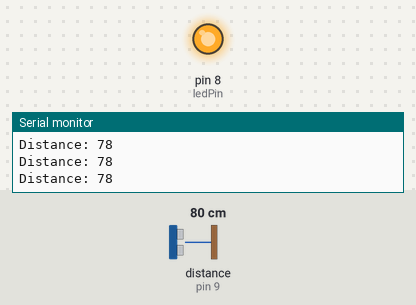
A sketch run on a simulated Arduino Uno, built with avr-gcc and run on an emulated ATmega328P. Parts: output pins drawn as LEDs (lit = HIGH), the last lines printed to the serial monitor. Wiring (inferred from the names in the program): ultrasonic range finder: trigger pin 10; echo pin 9. The inputs (shaded band) are chosen by the test bench; at power-on: distance to the obstacle (sensor on pin 9) 80 cm. The echo pulse lasts 58.3 µs per cm; pins used as bus, display or sensor lines are not drawn.

Above: at 1.2 s.
1.3 s: distance to the obstacle (sensor on pin 9) set to 136 cm
4.3 s: distance to the obstacle (sensor on pin 9) set to 145 cm
At 5.5 s:
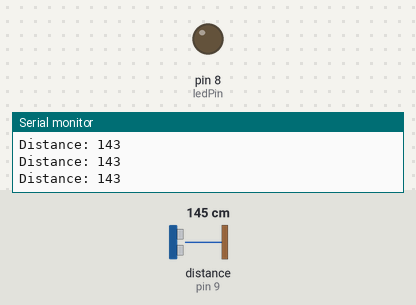
5.8 s: distance to the obstacle (sensor on pin 9) set to 2 cm
At 7.0 s:
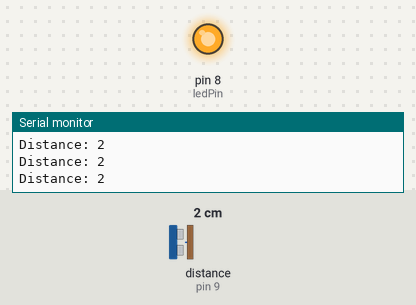
7.3 s: distance to the obstacle (sensor on pin 9) set to 250 cm
At 8.0 s:
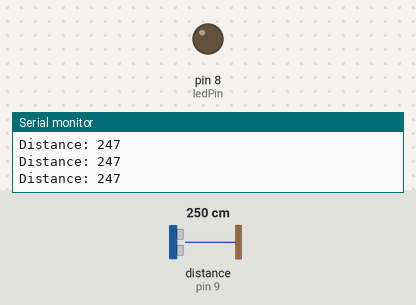
Timing chart, 0 to 9.8 s (numbered marks = the images above; inputs shaded):
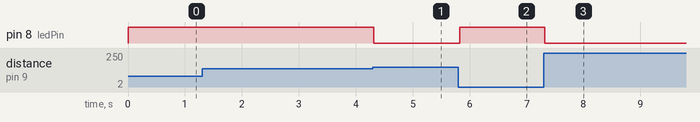

The sketch:

KeepYourDistance.ino
```cpp
const int trigPin = 10;
const int echoPin = 9;
int ledPin = 8;

// defines variables
long duration;
int distance;

void setup()
{
  Serial.begin(9600); // Starts the serial communication
  pinMode(trigPin, OUTPUT); // Sets the trigPin as an Output
  pinMode(echoPin, INPUT); // Sets the echoPin as an Input
  pinMode(ledPin, OUTPUT);

}
void loop() {
// Clears the trigPin
digitalWrite(trigPin, LOW);
delayMicroseconds(2);
// Sets the trigPin on HIGH state for 10 micro seconds
digitalWrite(trigPin, HIGH);
delayMicroseconds(10);
digitalWrite(trigPin, LOW);
// Reads the echoPin, returns the sound wave travel time in microseconds
duration = pulseIn(echoPin, HIGH);
// Calculating the distance
distance= duration*0.034/2;
// Prints the distance on the Serial Monitor
Serial.print("Distance: ");
Serial.println(distance);

  if (distance < 140)
  {
    digitalWrite(ledPin, HIGH);   // sets the LED on

  }
  else
  {
    digitalWrite(ledPin, LOW);   // sets the LED on
  }


}
```

Measured:
- the behaviour switches between 141 and 142 cm on distance to the obstacle (sensor on pin 9) (found by bisection; images 0 and 1)
- after the input at 4.3 s, pin 8 (ledPin): HIGH → LOW at once
- after the input at 5.8 s, pin 8 (ledPin): LOW → HIGH at once
- after the input at 7.3 s, pin 8 (ledPin): HIGH → LOW at once
